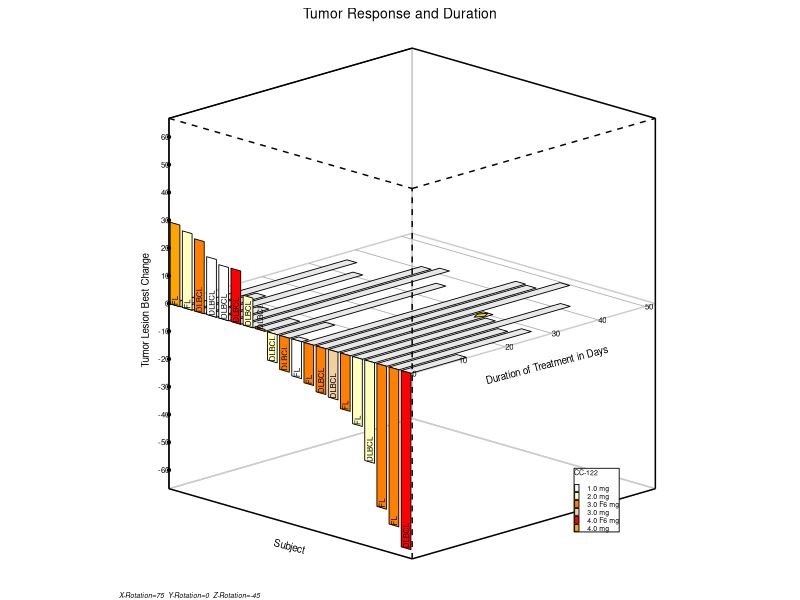
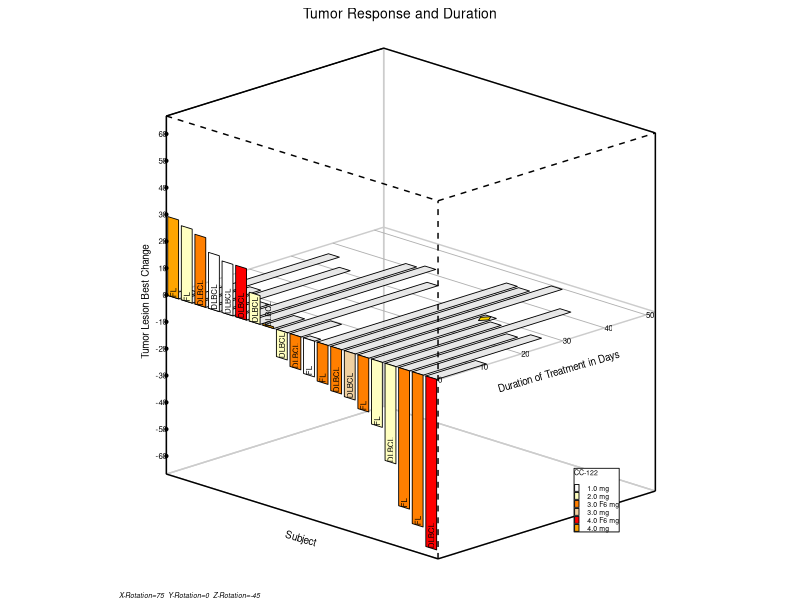
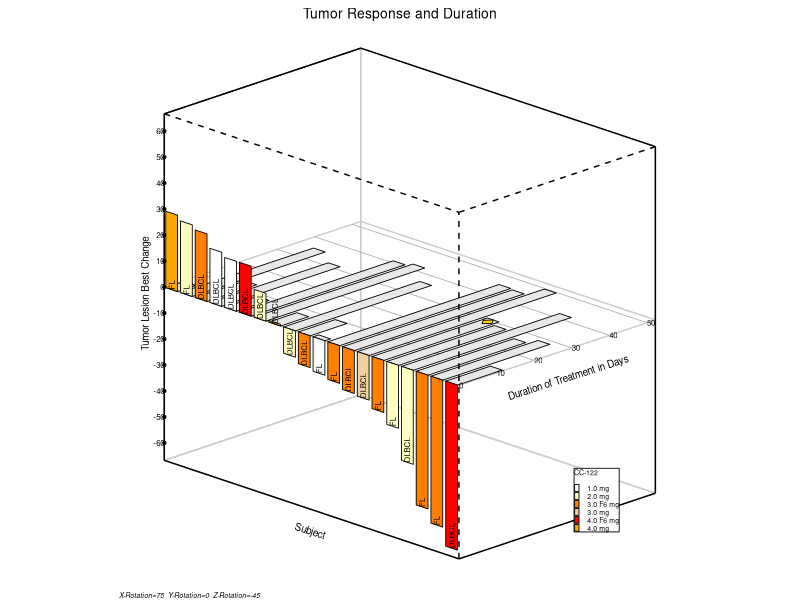

Generate these figures, in order, with R:
out <- Sys.getenv("OUT_DIR")
if (out == "") out <- getwd()
if (!dir.exists(out)) dir.create(out, recursive = TRUE)

library(dplyr)
library(tidyr)
library(ggplot2)
library(tibble)

# ---------- SAS RANUNI emulation ----------
mod_mult <- function(a, b, m) {
  # (a*b) %% m without overflow, using binary method
  res <- 0
  a <- a %% m
  while (b > 0) {
    if (b %% 2 == 1) res <- (res + a) %% m
    a <- (a * 2) %% m
    b <- floor(b / 2)
  }
  res
}
sas_ranuni_seq <- function(seed0, n) {
  m <- 2147483647
  a <- 397204094
  s <- seed0
  vals <- numeric(n)
  for (i in seq_len(n)) {
    s <- mod_mult(a, s, m)
    vals[i] <- s / m
  }
  vals
}

# generate streams
u3 <- sas_ranuni_seq(3, 100)  # 5 per obs *20
u2 <- sas_ranuni_seq(2, 20)

# build tumor data exactly as SAS data step
tumor_rows <- list()
idx3 <- 1
idx2 <- 1
for (i in 1:20) {
  u_resp <- u3[idx3]; idx3 <- idx3+1
  Response <- 100*(u_resp - 0.7)
  u_dur <- u3[idx3]; idx3 <- idx3+1
  Duration <- 50*u_dur
  u_drop <- u3[idx3]; idx3 <- idx3+1
  Dropped <- NA_real_
  if (u_drop > 0.8) Dropped <- Duration - 5
  u_drug <- u3[idx3]; idx3 <- idx3+1
  Drug_num <- floor(6*u_drug)
  u_code <- u3[idx3]; idx3 <- idx3+1
  Code <- ifelse(u_code > 0.7, "FL", "DLBCL")
  codeloc <- ifelse(Response > 0, 0, Response)
  u_base <- u2[idx2]; idx2 <- idx2+1
  baseline <- 20 + 180*u_base
  tumor_rows[[i]] <- tibble(
    i=i, Response=Response, Duration=Duration, Dropped=Dropped,
    Drug_num=Drug_num, Code=Code, codeloc=codeloc, baseline=baseline
  )
}
tumor <- bind_rows(tumor_rows)

# format Drug
drug_fmt <- c("1.0 mg","2.0 mg","3.0 mg","4.0 mg","3.0 F6 mg","4.0 F6 mg")
tumor$Drug <- drug_fmt[tumor$Drug_num+1]
tumor$Drug <- factor(tumor$Drug, levels=drug_fmt)

# sort by descending Response (SAS sort)
tumor <- tumor %>% arrange(desc(Response))
tumor$j <- seq_len(nrow(tumor))

# attrmap
attrmap <- tibble(
  ID=c("Walls","Walls","Walls","Walls","Axes","Axes",
       "Resp","Resp","Resp","Resp","Resp","Resp"),
  value=c("Center","Back","Right","Bottom","D","L",
          "1.0 mg","2.0 mg","3.0 mg","4.0 mg","3.0 F6 mg","4.0 F6 mg"),
  fillcolor=c("cxd0d0d0","cxe0e0e0","cxf0f0f0","cxe7e7e7","white","white",
              "white","cxffffc0","cxf0d0a0","orange","cxff7f00","red"),
  linecolor=c("cxd0d0d0","cxe0e0e0","cxf0f0f0","cxe7e7e7","black","black",
              rep(NA,6)),
  linepattern=c("Solid","Solid","Solid","Solid","Solid","ShortDash", rep(NA,6)),
  show=c(rep(NA,6), rep("Attrmap",6))
)
# convert cx colors to hex
cx_to_hex <- function(x) {
  ifelse(substr(x,1,2)=="cx", paste0("#", substr(x,3,8)), x)
}
attrmap$fillcolor_hex <- cx_to_hex(attrmap$fillcolor)
attrmap$linecolor_hex <- cx_to_hex(attrmap$linecolor)

resp_colors <- c(
  "1.0 mg"="#FFFFFF",
  "2.0 mg"="#ffffc0",
  "3.0 mg"="#f0d0a0",
  "4.0 mg"="orange",
  "3.0 F6 mg"="#ff7f00",
  "4.0 F6 mg"="red"
)
wall_colors <- c(
  "Center"="#d0d0d0",
  "Back"="#e0e0e0",
  "Right"="#f0f0f0",
  "Bottom"="#e7e7e7"
)

# helper to build Wall_Axes
build_wall_axes <- function(xFac){
  dx <- xFac
  tibble(
    id=c("X1-Axis","X3-Axis","X4-Axis","Y2-Axis","Y3-Axis","Y4-Axis","Z1-Axis","Z2-Axis","Z4-Axis",
         rep("Back",4), rep("Right",4), rep("Bottom",4), rep("Center",4)),
    wgroup=c("D","L","D","D","D","L","D","L","D", rep("D",16)),
    xw=c(-dx,-dx,-dx,-dx, dx, dx,-dx, dx, dx,
         -dx,-dx,-dx,-dx,
         -dx, dx, dx,-dx,
         -dx, dx, dx,-dx,
         -dx, dx, dx,-dx),
    yw=c(-1,-1,1,-1,-1,-1,-1,-1,1,
         -1,1,1,-1,
         1,1,1,1,
         -1,-1,1,1,
         -1,-1,1,1),
    zw=c(-1,1,1,1,-1,1,-1,-1,-1,
         -1,-1,1,1,
         -1,-1,1,1,
         -1,-1,-1,-1,
         0,0,0,0),
    xw2=c(dx,dx,dx,-dx,dx,dx,-dx,dx,dx, rep(NA_real_,16)),
    yw2=c(-1,-1,1,1,1,1,-1,-1,1, rep(NA_real_,16)),
    zw2=c(-1,1,1,1,-1,1,1,1,1, rep(NA_real_,16)),
    xl=c(0,NA,NA,NA,dx+0.1,NA,-dx,NA,NA, rep(NA_real_,16)),
    yl=c(-1,NA,NA,NA,0,NA,-1.2,NA,NA, rep(NA_real_,16)),
    zl=c(-1.1,NA,NA,NA,-0.1,NA,0,NA,NA, rep(NA_real_,16)),
    label=c(1,NA,NA,NA,2,NA,3,NA,NA, rep(NA_real_,16))
  )
}

build_matrices <- function(Adeg,Bdeg,Cdeg){
  r<-1; t<-1; f<-1; n<- -1
  fac <- pi/180
  A <- Adeg*fac; B <- Bdeg*fac; C <- Cdeg*fac
  m <- matrix(0,4,4)
  m[1,1]<-1/r; m[2,2]<-1/t; m[3,3]<- -2/(f-n); m[3,4]<- -(f+n)/(f-n); m[4,4]<-1
  rx <- matrix(0,4,4)
  rx[1,1]<-1; rx[2,2]<-cos(A); rx[2,3]<- -sin(A); rx[3,2]<-sin(A); rx[3,3]<-cos(A); rx[4,4]<-1
  ry <- matrix(0,4,4)
  ry[1,1]<-cos(B); ry[1,3]<-sin(B); ry[2,2]<-1; ry[3,1]<- -sin(B); ry[3,3]<-cos(B); ry[4,4]<-1
  rz <- matrix(0,4,4)
  rz[1,1]<-cos(C); rz[1,2]<- -sin(C); rz[2,1]<-sin(C); rz[2,2]<-cos(C); rz[3,3]<-1; rz[4,4]<-1
  w <- rx %*% ry %*% rz %*% m
  w
}

project_walls <- function(wall_axes, w, Lblx, Lbly, Lblz){
  df <- wall_axes
  df$lbx <- NA_character_; df$lby <- NA_character_; df$lbz <- NA_character_
  df$lbx[df$label==1] <- Lblx
  df$lby[df$label==2] <- Lbly
  df$lbz[df$label==3] <- Lblz
  # transform
  n <- nrow(df)
  xw_p <- numeric(n); yw_p <- numeric(n); zw_p <- numeric(n)
  xw2_p <- numeric(n); yw2_p <- numeric(n); zw2_p <- numeric(n)
  xl_p <- numeric(n); yl_p <- numeric(n); zl_p <- numeric(n)
  for(i in seq_len(n)){
    d <- c(df$xw[i], df$yw[i], df$zw[i], 1)
    p <- w %*% d
    xw_p[i] <- p[1]; yw_p[i] <- p[2]; zw_p[i] <- p[3]
    if(!is.na(df$xw2[i])){
      d2 <- c(df$xw2[i], df$yw2[i], df$zw2[i], 1)
      p2 <- w %*% d2
      xw2_p[i] <- p2[1]; yw2_p[i] <- p2[2]; zw2_p[i] <- p2[3]
    } else {
      xw2_p[i] <- NA; yw2_p[i] <- NA; zw2_p[i] <- NA
    }
    if(!is.na(df$xl[i])){
      d3 <- c(df$xl[i], df$yl[i], df$zl[i], 1)
      p3 <- w %*% d3
      xl_p[i] <- p3[1]; yl_p[i] <- p3[2]; zl_p[i] <- p3[3]
    } else {
      xl_p[i] <- NA; yl_p[i] <- NA; zl_p[i] <- NA
    }
  }
  df$xw <- xw_p; df$yw <- yw_p; df$zw <- zw_p
  df$xw2 <- xw2_p; df$yw2 <- yw2_p; df$zw2 <- zw2_p
  df$xl <- xl_p; df$yl <- yl_p; df$zl <- zl_p
  df
}

waterfall_one <- function(xFac, Tilt=75, Rotate=-45, Lblx="Subject", Lbly="Duration of Treatment in Days", Lblz="Tumor Lesion Best Change", Title="Tumor Response and Duration"){
  # clamp
  if(xFac>4) xFac<-4
  if(xFac<0.5) xFac<-0.5
  A <- Tilt; if(A>80) A<-80; if(A<60) A<-60
  B <- 0
  C <- Rotate; if(C> -15) C<- -15; if(C< -75) C<- -75

  wall_axes <- build_wall_axes(xFac)
  w <- build_matrices(A,B,C)
  proj_walls <- project_walls(wall_axes, w, Lblx, Lbly, Lblz)

  # axis rotations
  fac <- sqrt(xFac)
  xaxisRot <- 0; yaxisRot <- 0
  # find X1-Axis and Y3-Axis rows
  for(i in seq_len(nrow(proj_walls))){
    if(proj_walls$id[i]=="X1-Axis" && !is.na(proj_walls$xw2[i])){
      dx <- proj_walls$xw2[i]-proj_walls$xw[i]
      if(abs(dx)>0.001) xaxisRot <- fac*180*atan((proj_walls$yw2[i]-proj_walls$yw[i])/dx)/3.1415 else xaxisRot<-90
    }
    if(proj_walls$id[i]=="Y3-Axis" && !is.na(proj_walls$xw2[i])){
      dx <- proj_walls$xw2[i]-proj_walls$xw[i]
      if(abs(dx)>0.001) yaxisRot <- fac*180*atan((proj_walls$yw2[i]-proj_walls$yw[i])/dx)/3.1415 else yaxisRot<-90
    }
  }

  # Dur/Res min max
  DurMin <- min(tumor$Duration, na.rm=TRUE)
  DurMax <- max(tumor$Duration, na.rm=TRUE)
  ResMin <- min(tumor$Response, na.rm=TRUE)
  ResMax <- max(tumor$Response, na.rm=TRUE)

  durfac<-1.05; resfac<-1.05
  dx <- xFac
  aResMax <- resfac*max(abs(ResMax), abs(ResMin))
  aDurMax <- durfac*max(abs(DurMax), abs(DurMin))

  # polygons
  polys <- list()
  pid <- 0
  xMax <- NA
  for(idx in seq_len(nrow(tumor))){
    i <- idx-1  # SAS i = _n_-1
    # Duration bar
    pid <- pid+1
    z <- 0
    type <- "Duration"
    polys[[length(polys)+1]] <- tibble(pid=pid, type=type, x=dx*(i-0.5-0.4), y=0, z=z, Code=NA_character_, Lid=NA_real_, yTickVal=NA_real_, zTickVal=NA_real_, Drug=tumor$Drug[idx])
    polys[[length(polys)+1]] <- tibble(pid=pid, type=type, x=dx*(i-0.5-0.4), y=tumor$Duration[idx], z=z, Code=NA_character_, Lid=NA_real_, yTickVal=NA_real_, zTickVal=NA_real_, Drug=tumor$Drug[idx])
    polys[[length(polys)+1]] <- tibble(pid=pid, type=type, x=dx*(i-0.5+0.4), y=tumor$Duration[idx], z=z, Code=NA_character_, Lid=NA_real_, yTickVal=NA_real_, zTickVal=NA_real_, Drug=tumor$Drug[idx])
    polys[[length(polys)+1]] <- tibble(pid=pid, type=type, x=dx*(i-0.5+0.4), y=0, z=z, Code=NA_character_, Lid=NA_real_, yTickVal=NA_real_, zTickVal=NA_real_, Drug=tumor$Drug[idx])
    # Response bar
    pid <- pid+1
    y <- 0
    type <- "Response"
    polys[[length(polys)+1]] <- tibble(pid=pid, type=type, x=dx*(i-0.5-0.4), y=y, z=0, Code=NA_character_, Lid=NA_real_, yTickVal=NA_real_, zTickVal=NA_real_, Drug=tumor$Drug[idx])
    polys[[length(polys)+1]] <- tibble(pid=pid, type=type, x=dx*(i-0.5-0.4), y=y, z=tumor$Response[idx], Code=NA_character_, Lid=NA_real_, yTickVal=NA_real_, zTickVal=NA_real_, Drug=tumor$Drug[idx])
    polys[[length(polys)+1]] <- tibble(pid=pid, type=type, x=dx*(i-0.5+0.4), y=y, z=tumor$Response[idx], Code=NA_character_, Lid=NA_real_, yTickVal=NA_real_, zTickVal=NA_real_, Drug=tumor$Drug[idx])
    polys[[length(polys)+1]] <- tibble(pid=pid, type=type, x=dx*(i-0.5+0.4), y=y, z=0, Code=NA_character_, Lid=NA_real_, yTickVal=NA_real_, zTickVal=NA_real_, Drug=tumor$Drug[idx])
    # Dropped diamond
    if(!is.na(tumor$Dropped[idx])){
      pid <- pid+1
      type <- "Dropped"
      z <- 0
      polys[[length(polys)+1]] <- tibble(pid=pid, type=type, x=dx*(i-0.5-0.3), y=tumor$Duration[idx]-0.03*DurMax, z=z, Code=NA_character_, Lid=NA_real_, yTickVal=NA_real_, zTickVal=NA_real_, Drug=tumor$Drug[idx])
      polys[[length(polys)+1]] <- tibble(pid=pid, type=type, x=dx*(i-0.5), y=tumor$Duration[idx], z=z, Code=NA_character_, Lid=NA_real_, yTickVal=NA_real_, zTickVal=NA_real_, Drug=tumor$Drug[idx])
      polys[[length(polys)+1]] <- tibble(pid=pid, type=type, x=dx*(i-0.5+0.3), y=tumor$Duration[idx]-0.03*DurMax, z=z, Code=NA_character_, Lid=NA_real_, yTickVal=NA_real_, zTickVal=NA_real_, Drug=tumor$Drug[idx])
      polys[[length(polys)+1]] <- tibble(pid=pid, type=type, x=dx*(i-0.5), y=tumor$Duration[idx]-0.06*DurMax, z=z, Code=NA_character_, Lid=NA_real_, yTickVal=NA_real_, zTickVal=NA_real_, Drug=tumor$Drug[idx])
    }
    xMax <- dx*i
    # Code location
    type <- "Code"
    zc <- ifelse(tumor$Response[idx] < 0, tumor$Response[idx], 0)
    polys[[length(polys)+1]] <- tibble(pid=NA_real_, type=type, x=dx*(i-0.5), y=0, z=zc, Code=tumor$Code[idx], Lid=NA_real_, yTickVal=NA_real_, zTickVal=NA_real_, Drug=tumor$Drug[idx])
    if(idx==nrow(tumor)){
      # two more polygons to set aspect
      pid <- pid+1
      type <- "Response"
      polys[[length(polys)+1]] <- tibble(pid=pid, type=type, x=-dx, y=0, z=-aResMax, Code=NA_character_, Lid=NA_real_, yTickVal=NA_real_, zTickVal=NA_real_, Drug=NA_character_)
      polys[[length(polys)+1]] <- tibble(pid=pid, type=type, x=-dx, y=0, z= aResMax, Code=NA_character_, Lid=NA_real_, yTickVal=NA_real_, zTickVal=NA_real_, Drug=NA_character_)
      pid <- pid+1
      type <- "Duration"
      polys[[length(polys)+1]] <- tibble(pid=pid, type=type, x=-dx, y=0, z= aResMax, Code=NA_character_, Lid=NA_real_, yTickVal=NA_real_, zTickVal=NA_real_, Drug=NA_character_)
      polys[[length(polys)+1]] <- tibble(pid=pid, type=type, x=-dx, y=aDurMax, z= aResMax, Code=NA_character_, Lid=NA_real_, yTickVal=NA_real_, zTickVal=NA_real_, Drug=NA_character_)
      # Y-Axis grid
      Lid <- 1
      type <- "Y-Axis"
      z <- 0
      for(yv in seq(0, aDurMax, by=10)){
        polys[[length(polys)+1]] <- tibble(pid=NA_real_, type=type, x=-dx, y=yv, z=z, Code=NA_character_, Lid=Lid, yTickVal=NA_real_, zTickVal=NA_real_, Drug=NA_character_)
        polys[[length(polys)+1]] <- tibble(pid=NA_real_, type=type, x=xMax, y=yv, z=z, Code=NA_character_, Lid=Lid, yTickVal=NA_real_, zTickVal=NA_real_, Drug=NA_character_)
        Lid <- Lid+1
      }
      # Y-Values
      type <- "Y-Values"
      z <- 0
      for(yv in seq(0, aDurMax, by=10)){
        polys[[length(polys)+1]] <- tibble(pid=NA_real_, type=type, x=xMax, y=yv, z=z, Code=NA_character_, Lid=NA_real_, yTickVal=yv, zTickVal=NA_real_, Drug=NA_character_)
      }
      # Z-Values
      type <- "Z-Values"
      yv <- 0
      xzv <- dx*(-1)
      for(zv in seq(-10, -aResMax, by=-10)){
        polys[[length(polys)+1]] <- tibble(pid=NA_real_, type=type, x=xzv, y=yv, z=zv, Code=NA_character_, Lid=NA_real_, yTickVal=NA_real_, zTickVal=zv, Drug=NA_character_)
      }
      for(zv in seq(0, aResMax, by=10)){
        polys[[length(polys)+1]] <- tibble(pid=NA_real_, type=type, x=xzv, y=yv, z=zv, Code=NA_character_, Lid=NA_real_, yTickVal=NA_real_, zTickVal=zv, Drug=NA_character_)
      }
    }
  }
  polygons <- bind_rows(polys)

  # compute ranges
  xmin <- min(polygons$x, na.rm=TRUE); xmax <- max(polygons$x, na.rm=TRUE)
  ymin <- min(polygons$y, na.rm=TRUE); ymax <- max(polygons$y, na.rm=TRUE)
  zmin <- min(polygons$z, na.rm=TRUE); zmax <- max(polygons$z, na.rm=TRUE)
  xrange <- xmax - xmin; yrange <- ymax - ymin; zrange <- zmax - zmin

  # normalize
  normalized <- polygons %>%
    mutate(
      x = 2*xFac*(x - xmin)/xrange - xFac,
      y = 2*(y - ymin)/yrange -1,
      z = 2*(z - zmin)/zrange -1
    )

  # project data
  proj_list <- list()
  for(k in seq_len(nrow(normalized))){
    d <- c(normalized$x[k], normalized$y[k], normalized$z[k], 1)
    p <- w %*% d
    tp <- normalized$type[k]
    row <- tibble(
      Drug=normalized$Drug[k], pid=normalized$pid[k], type=tp,
      xd=NA_real_, yd=NA_real_, zd=NA_real_,
      xr=NA_real_, yr=NA_real_, zr=NA_real_,
      xc=NA_real_, yc=NA_real_, zc=NA_real_,
      xcode=NA_real_, ycode=NA_real_, zcode=NA_real_,
      xAy=NA_real_, yAy=NA_real_, zAy=NA_real_,
      xYv=NA_real_, yYv=NA_real_, zYv=NA_real_,
      xZv=NA_real_, yZv=NA_real_, zZv=NA_real_,
      Lid=normalized$Lid[k], yTickVal=normalized$yTickVal[k], zTickVal=normalized$zTickVal[k],
      Code=normalized$Code[k],
      orig_x=normalized$x[k], orig_y=normalized$y[k], orig_z=normalized$z[k]
    )
    if(tp=="Duration"){
      row$xd <- p[1]; row$yd <- p[2]; row$zd <- p[3]
    } else if(tp=="Response"){
      row$xr <- p[1]; row$yr <- p[2]; row$zr <- p[3]
    } else if(tp=="Dropped"){
      row$xc <- p[1]; row$yc <- p[2]; row$zc <- p[3]
    } else if(tp=="Code"){
      row$xcode <- p[1]; row$ycode <- p[2]; row$zcode <- p[3]
    } else if(tp=="Y-Axis"){
      row$xAy <- p[1]; row$yAy <- p[2]; row$zAy <- p[3]
    } else if(tp=="Y-Values"){
      row$xYv <- p[1]; row$yYv <- p[2]; row$zYv <- p[3]
    } else if(tp=="Z-Values"){
      row$xZv <- p[1]; row$yZv <- p[2]; row$zZv <- p[3]
    }
    proj_list[[k]] <- row
  }
  projected_data <- bind_rows(proj_list)

  list(
    proj_walls=proj_walls, projected_data=projected_data, polygons=polygons,
    normalized=normalized, xaxisRot=xaxisRot, yaxisRot=yaxisRot,
    A=A, B=B, C=C, xFac=xFac, Title=Title, Lblx=Lblx, Lbly=Lbly, Lblz=Lblz
  )
}

plot_waterfall <- function(res){
  pw <- res$proj_walls
  pd <- res$projected_data

  # walls polygons
  walls_df <- pw %>% filter(id %in% c("Back","Right","Bottom","Center")) %>%
    select(id, xw, yw) %>% rename(x=xw, y=yw)

  # axes lines
  axes_df <- pw %>% filter(grepl("Axis", id)) %>% select(id, wgroup, xw, yw, xw2, yw2)

  # axis labels
  labels_df <- pw %>% filter(!is.na(xl)) %>% select(xl, yl, lbx, lby, lbz) %>%
    mutate(label = coalesce(lbx, lby, lbz)) %>% filter(!is.na(label))

  # grid lines
  grid_df <- pd %>% filter(type=="Y-Axis") %>% select(Lid, xAy, yAy) %>% filter(!is.na(xAy))

  # duration bars
  dur_df <- pd %>% filter(type=="Duration", !is.na(xd))

  # response bars
  resp_df <- pd %>% filter(type=="Response", !is.na(xr))

  # dropped
  drop_df <- pd %>% filter(type=="Dropped", !is.na(xc))

  # Y tick values
  ytick_df <- pd %>% filter(type=="Y-Values", !is.na(xYv))

  # Z tick values
  ztick_df <- pd %>% filter(type=="Z-Values", !is.na(xZv))

  # code labels
  code_df <- pd %>% filter(type=="Code", !is.na(xcode))

  p <- ggplot() +
    # walls
    geom_polygon(data=walls_df, aes(x=x, y=y, group=id, fill=id), color="grey80", alpha=0.9) +
    scale_fill_manual(values=wall_colors, guide="none") +
    # grid
    geom_line(data=grid_df, aes(x=xAy, y=yAy, group=Lid), color="#b0b0b0", linewidth=0.3) +
    # duration bars (light)
    geom_polygon(data=dur_df, aes(x=xd, y=yd, group=pid), fill="grey90", color="black", linewidth=0.3, alpha=0.9) +
    # response bars colored by Drug
    geom_polygon(data=resp_df, aes(x=xr, y=yr, group=pid, fill=Drug), color="black", linewidth=0.3) +
    scale_fill_manual(values=resp_colors, name="CC-122", na.translate=FALSE) +
    # dropped diamonds
    geom_polygon(data=drop_df, aes(x=xc, y=yc, group=pid), fill="gold", color="black", linewidth=0.3) +
    # axes lines
    geom_segment(data=axes_df, aes(x=xw, y=yw, xend=xw2, yend=yw2, linetype=wgroup), color="black", linewidth=0.5) +
    scale_linetype_manual(values=c(D="solid", L="dashed"), guide="none") +
    # axis labels
    geom_text(data=labels_df %>% filter(!is.na(lbx)), aes(x=xl, y=yl, label=label), angle=res$xaxisRot, size=2.5, hjust=0.5, vjust=1) +
    geom_text(data=labels_df %>% filter(!is.na(lby)), aes(x=xl, y=yl, label=label), angle=res$yaxisRot, size=2.5, hjust=0.5, vjust=1) +
    geom_text(data=labels_df %>% filter(!is.na(lbz)), aes(x=xl, y=yl, label=label), angle=90, size=2.5, hjust=0.5) +
    # Y ticks
    geom_text(data=ytick_df, aes(x=xYv, y=yYv, label=yTickVal), size=2, hjust=0, vjust=0.5) +
    # Z ticks
    geom_text(data=ztick_df, aes(x=xZv, y=yZv, label=zTickVal), size=2, hjust=1, vjust=0.5) +
    geom_point(data=ztick_df, aes(x=xZv, y=yZv), size=0.8) +
    # code labels
    geom_text(data=code_df, aes(x=xcode, y=ycode, label=Code), angle=90, size=2, hjust=0, vjust=0.5) +
    labs(title=res$Title,
         caption=paste0("X-Rotation=",res$A,"  Y-Rotation=",res$B,"  Z-Rotation=",res$C)) +
    theme_void() +
    theme(
      plot.title=element_text(size=10, hjust=0.5),
      plot.caption=element_text(size=5, hjust=0, face="italic"),
      legend.position=c(0.85,0.15),
      legend.background=element_rect(fill="white", color="black", linewidth=0.3),
      legend.title=element_text(size=5),
      legend.text=element_text(size=5),
      legend.key.size=unit(4,"pt"),
      aspect.ratio=1
    ) +
    coord_fixed(clip="off")

  p
}

# generate three figures
xfacs <- c(1.0, 1.25, 1.5)
for(xf in xfacs){
  res <- waterfall_one(xFac=xf, Tilt=75, Rotate=-45,
                       Lblx="Subject", Lbly="Duration of Treatment in Days", Lblz="Tumor Lesion Best Change",
                       Title="Tumor Response and Duration")
  plt <- plot_waterfall(res)
  suffix <- sprintf("%03d", as.integer(xf*100))
  # file names expected: waterfall_xf_100.png etc
  png_file <- file.path(out, paste0("waterfall_xf_", suffix, ".png"))
  ggsave(png_file, plot=plt, width=4, height=4, dpi=300, units="in", bg="white")
  # CSV of plotted data
  csv_file <- file.path(out, paste0("waterfall_xf_", suffix, ".csv"))
  # combine projected_data and walls for CSV
  out_df <- res$projected_data %>%
    select(type, pid, Drug, Code, Lid, yTickVal, zTickVal,
           xd, yd, xr, yr, xc, yc, xcode, ycode, xAy, yAy, xYv, yYv, xZv, yZv)
  # also add walls
  walls_out <- res$proj_walls %>% transmute(type=id, pid=NA_real_, Drug=NA_character_, Code=NA_character_, Lid=NA_real_, yTickVal=NA_real_, zTickVal=NA_real_,
                                            xd=xw, yd=yw, xr=xw2, yr=yw2, xc=xl, yc=yl, xcode=NA_real_, ycode=NA_real_, xAy=NA_real_, yAy=NA_real_, xYv=NA_real_, yYv=NA_real_, xZv=NA_real_, yZv=NA_real_)
  combined_csv <- bind_rows(out_df, walls_out)
  write.csv(combined_csv, csv_file, row.names=FALSE, na="")
  # also write tumor sorted for reference
  # ensure PNG exists
  message("Wrote ", png_file, " and ", csv_file)
}

# also write tumor data for listing
write.csv(tumor, file.path(out, "tumor.csv"), row.names=FALSE, na="")
